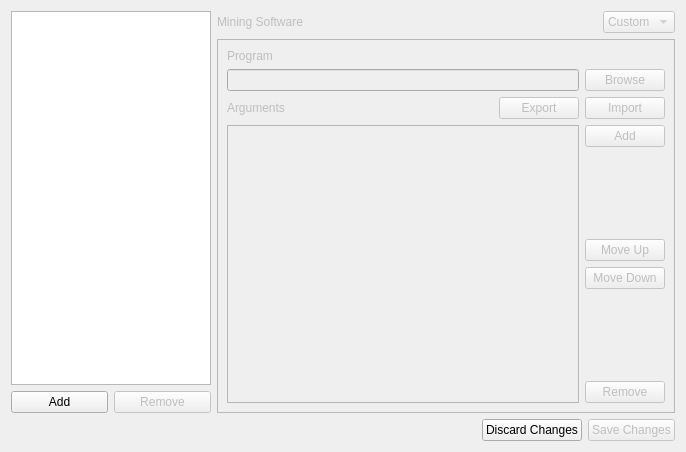
<?xml version="1.0" encoding="UTF-8"?>
<ui version="4.0">
 <class>ManageMiners</class>
 <widget class="QDialog" name="ManageMiners">
  <property name="geometry">
   <rect>
    <x>0</x>
    <y>0</y>
    <width>686</width>
    <height>452</height>
   </rect>
  </property>
  <property name="windowTitle">
   <string>Manage Miners</string>
  </property>
  <layout class="QVBoxLayout" name="verticalLayout">
   <item>
    <layout class="QHBoxLayout" name="horizontalLayout_2">
     <item>
      <layout class="QVBoxLayout" name="verticalLayout_4">
       <item>
        <widget class="QListWidget" name="minerList">
         <property name="sizePolicy">
          <sizepolicy hsizetype="Preferred" vsizetype="Expanding">
           <horstretch>0</horstretch>
           <verstretch>0</verstretch>
          </sizepolicy>
         </property>
         <property name="maximumSize">
          <size>
           <width>200</width>
           <height>16777215</height>
          </size>
         </property>
        </widget>
       </item>
       <item>
        <layout class="QHBoxLayout" name="horizontalLayout_6">
         <item>
          <widget class="QPushButton" name="addMiner">
           <property name="text">
            <string>Add</string>
           </property>
           <property name="autoDefault">
            <bool>false</bool>
           </property>
          </widget>
         </item>
         <item>
          <widget class="QPushButton" name="removeMiner">
           <property name="enabled">
            <bool>false</bool>
           </property>
           <property name="text">
            <string>Remove</string>
           </property>
           <property name="autoDefault">
            <bool>false</bool>
           </property>
          </widget>
         </item>
        </layout>
       </item>
      </layout>
     </item>
     <item>
      <widget class="QWidget" name="minerPage" native="true">
       <property name="enabled">
        <bool>false</bool>
       </property>
       <property name="sizePolicy">
        <sizepolicy hsizetype="Expanding" vsizetype="Preferred">
         <horstretch>0</horstretch>
         <verstretch>0</verstretch>
        </sizepolicy>
       </property>
       <layout class="QVBoxLayout" name="_2">
        <property name="leftMargin">
         <number>0</number>
        </property>
        <property name="topMargin">
         <number>0</number>
        </property>
        <property name="rightMargin">
         <number>0</number>
        </property>
        <property name="bottomMargin">
         <number>0</number>
        </property>
        <item>
         <layout class="QHBoxLayout" name="horizontalLayout_5">
          <item>
           <widget class="QLabel" name="label_4">
            <property name="text">
             <string>Mining Software</string>
            </property>
           </widget>
          </item>
          <item>
           <widget class="QComboBox" name="cmbSoftware">
            <property name="sizePolicy">
             <sizepolicy hsizetype="Fixed" vsizetype="Fixed">
              <horstretch>0</horstretch>
              <verstretch>0</verstretch>
             </sizepolicy>
            </property>
            <item>
             <property name="text">
              <string>Custom</string>
             </property>
            </item>
           </widget>
          </item>
         </layout>
        </item>
        <item>
         <widget class="QFrame" name="frame">
          <property name="frameShape">
           <enum>QFrame::StyledPanel</enum>
          </property>
          <property name="frameShadow">
           <enum>QFrame::Raised</enum>
          </property>
          <layout class="QVBoxLayout" name="verticalLayout_6">
           <property name="leftMargin">
            <number>0</number>
           </property>
           <property name="topMargin">
            <number>0</number>
           </property>
           <property name="rightMargin">
            <number>0</number>
           </property>
           <property name="bottomMargin">
            <number>0</number>
           </property>
           <item>
            <widget class="QStackedWidget" name="stackedWidget">
             <widget class="QWidget" name="page">
              <layout class="QVBoxLayout" name="verticalLayout_5">
               <item>
                <widget class="QLabel" name="label">
                 <property name="text">
                  <string>Program</string>
                 </property>
                </widget>
               </item>
               <item>
                <layout class="QHBoxLayout" name="horizontalLayout_4">
                 <item>
                  <widget class="QLineEdit" name="program"/>
                 </item>
                 <item>
                  <widget class="QPushButton" name="browse">
                   <property name="text">
                    <string>Browse</string>
                   </property>
                  </widget>
                 </item>
                </layout>
               </item>
               <item>
                <layout class="QHBoxLayout" name="horizontalLayout_7">
                 <item>
                  <widget class="QLabel" name="label_3">
                   <property name="text">
                    <string>Arguments</string>
                   </property>
                  </widget>
                 </item>
                 <item>
                  <widget class="QPushButton" name="pushButton_2">
                   <property name="sizePolicy">
                    <sizepolicy hsizetype="Fixed" vsizetype="Fixed">
                     <horstretch>0</horstretch>
                     <verstretch>0</verstretch>
                    </sizepolicy>
                   </property>
                   <property name="text">
                    <string>Export</string>
                   </property>
                  </widget>
                 </item>
                 <item>
                  <widget class="QPushButton" name="pushButton">
                   <property name="sizePolicy">
                    <sizepolicy hsizetype="Fixed" vsizetype="Fixed">
                     <horstretch>0</horstretch>
                     <verstretch>0</verstretch>
                    </sizepolicy>
                   </property>
                   <property name="text">
                    <string>Import</string>
                   </property>
                  </widget>
                 </item>
                </layout>
               </item>
               <item>
                <layout class="QHBoxLayout" name="horizontalLayout_3">
                 <item>
                  <widget class="QListWidget" name="arguments"/>
                 </item>
                 <item>
                  <layout class="QVBoxLayout" name="verticalLayout_2">
                   <item>
                    <widget class="QPushButton" name="addArgument">
                     <property name="text">
                      <string>Add</string>
                     </property>
                    </widget>
                   </item>
                   <item>
                    <spacer name="verticalSpacer">
                     <property name="orientation">
                      <enum>Qt::Vertical</enum>
                     </property>
                     <property name="sizeHint" stdset="0">
                      <size>
                       <width>20</width>
                       <height>40</height>
                      </size>
                     </property>
                    </spacer>
                   </item>
                   <item>
                    <widget class="QPushButton" name="moveUp">
                     <property name="enabled">
                      <bool>false</bool>
                     </property>
                     <property name="text">
                      <string>Move Up</string>
                     </property>
                    </widget>
                   </item>
                   <item>
                    <widget class="QPushButton" name="moveDown">
                     <property name="enabled">
                      <bool>false</bool>
                     </property>
                     <property name="text">
                      <string>Move Down</string>
                     </property>
                    </widget>
                   </item>
                   <item>
                    <spacer name="verticalSpacer_2">
                     <property name="orientation">
                      <enum>Qt::Vertical</enum>
                     </property>
                     <property name="sizeHint" stdset="0">
                      <size>
                       <width>20</width>
                       <height>40</height>
                      </size>
                     </property>
                    </spacer>
                   </item>
                   <item>
                    <widget class="QPushButton" name="removeArgument">
                     <property name="enabled">
                      <bool>false</bool>
                     </property>
                     <property name="text">
                      <string>Remove</string>
                     </property>
                    </widget>
                   </item>
                  </layout>
                 </item>
                </layout>
               </item>
              </layout>
             </widget>
             <widget class="QWidget" name="page_2"/>
            </widget>
           </item>
          </layout>
         </widget>
        </item>
       </layout>
      </widget>
     </item>
    </layout>
   </item>
   <item>
    <layout class="QHBoxLayout" name="horizontalLayout">
     <item>
      <spacer name="horizontalSpacer">
       <property name="orientation">
        <enum>Qt::Horizontal</enum>
       </property>
       <property name="sizeHint" stdset="0">
        <size>
         <width>40</width>
         <height>20</height>
        </size>
       </property>
      </spacer>
     </item>
     <item>
      <widget class="QPushButton" name="discard">
       <property name="text">
        <string>Discard Changes</string>
       </property>
       <property name="default">
        <bool>true</bool>
       </property>
      </widget>
     </item>
     <item>
      <widget class="QPushButton" name="store">
       <property name="enabled">
        <bool>false</bool>
       </property>
       <property name="text">
        <string>Save Changes</string>
       </property>
       <property name="default">
        <bool>true</bool>
       </property>
      </widget>
     </item>
    </layout>
   </item>
  </layout>
 </widget>
 <resources/>
 <connections/>
</ui>
